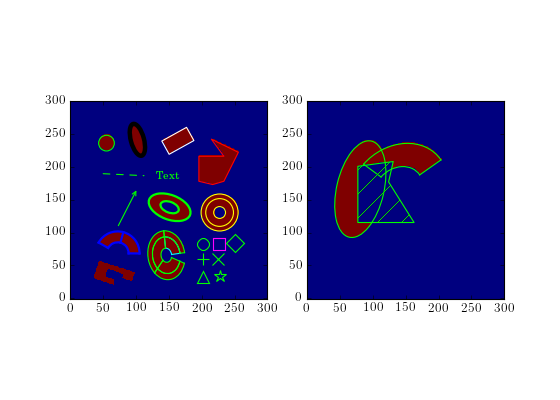

Reproduce this figure in Python.
from astropy.io.fits import Header

import matplotlib.pyplot as plt

import pyregion

# read in the image
def demo_header():
    return Header.fromtextfile("sample_fits02.header")

header = demo_header() # sample fits header
shape = (header["NAXIS1"], header["NAXIS2"])

reg_name = "test.reg"
r = pyregion.open(reg_name).as_imagecoord(header)
m = r.get_mask(shape=shape)


fig = plt.figure(1, figsize=(7,5))
ax = plt.subplot(121)
plt.imshow(m, origin="lower")

patch_list, text_list = r.get_mpl_patches_texts()
for p in patch_list:
    ax.add_patch(p)
for t in text_list:
    ax.add_artist(t)

# another region

reg_name = "test02.reg"
r = pyregion.open(reg_name).as_imagecoord(header)
m = r.get_mask(shape=shape)

ax = plt.subplot(122)
plt.imshow(m, origin="lower")

patch_list, text_list = r.get_mpl_patches_texts()
for p in patch_list:
    ax.add_patch(p)
for t in text_list:
    ax.add_artist(t)

plt.show()
